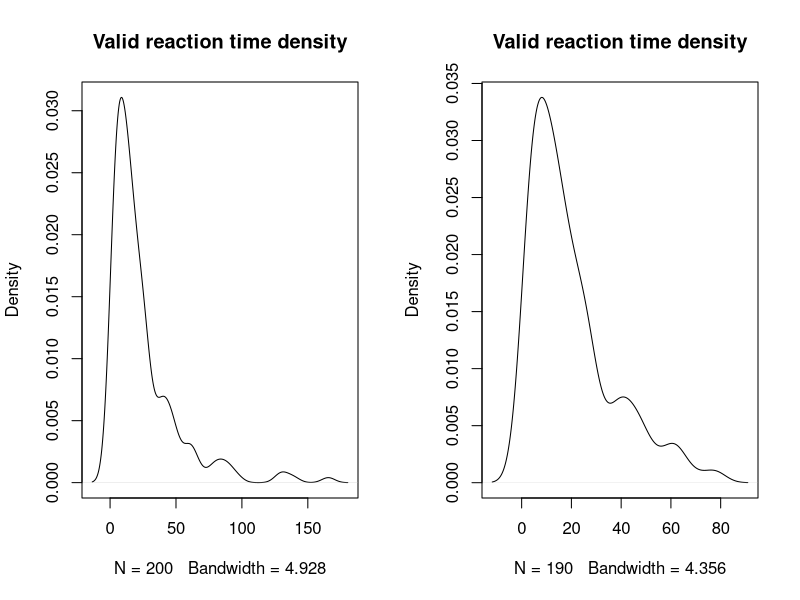
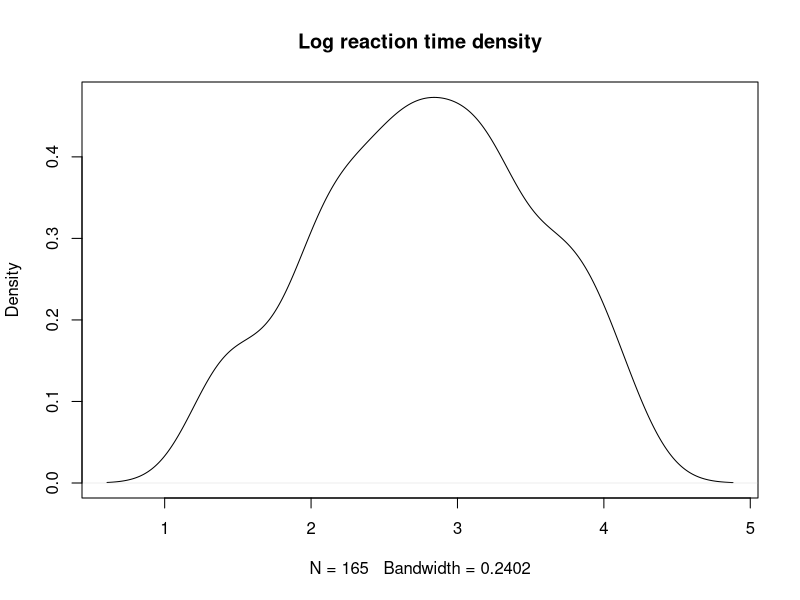
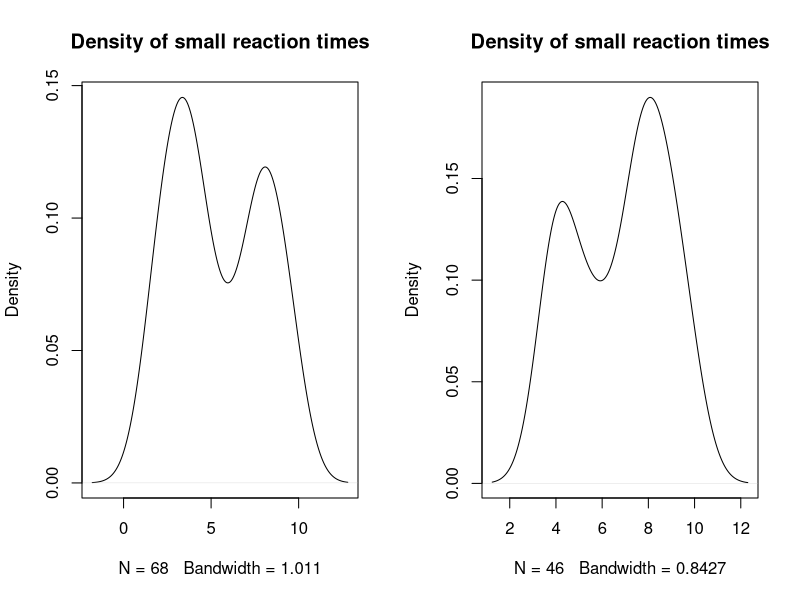
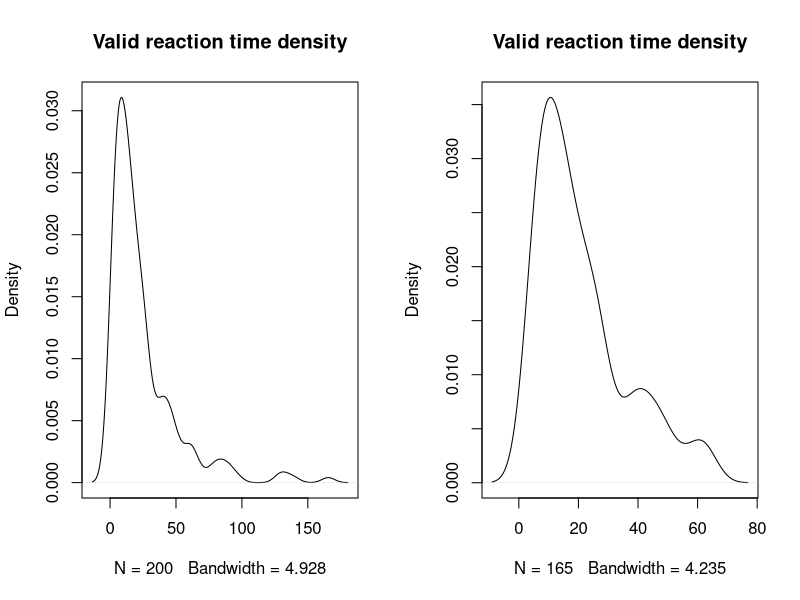

Here is the R script that generated these plots, in order:
## ---- chunk 1
library(tidyverse)

# RT Filtering function
Filter_FUN <- function(DB, Column, Low_PCT = 0.05, High_PCT = 0.95) {
  
  args = as.list(match.call())
  
  # Creamos Column_LOG
  DB = DB %>% mutate(Column_LOG = log(eval(args$Column, DB)))
  lowcut = quantile(DB$Column_LOG, Low_PCT, na.rm = T)
  highcut = quantile(DB$Column_LOG, High_PCT, na.rm = T)
  
  # Returns DB_Filtered
  DB_Filtered <<- subset(DB, DB$Column_LOG > lowcut & DB$Column_LOG < highcut) 
  
  # return(DB_Filtered)
  cat("**** Datos filtrados a partir de la columna", args$Column, ": ", nrow(DB) - nrow(DB_Filtered), "/", nrow(DB), "filas eliminadas ***")
  
}
## ---- chunk 2

dataset = read_csv("Data/Pre-processing/RT_Filtering_data_file.csv")
dataset

Filter_FUN(dataset, Time)
DB_Filtered
## ---- chunk 3

dataset = read.csv("Data/Pre-processing/RT_Filtering_data_file.csv")
head(dataset)

## ---- chunk 4
#SD criteria
SD_filter = 2.5

dataset_filtered = dataset %>% 
  filter(Time < (median(Time) + SD_filter * sd(Time)) & Time > (median(Time) - SD_filter * sd(Time)))

# dataset_filtered = dataset[dataset$Time < (median(dataset$Time) + SD_filter * sd(dataset$Time) )  & dataset$Time > (median(dataset$Time) - SD_filter * sd(dataset$Time) ), ]
## ---- chunk 5
summary(dataset$Time)
summary(dataset_filtered$Time)

par(mfrow=c(1,2))
    #
    plot(density(dataset$Time), main="Valid reaction time density")
    plot(density(dataset_filtered$Time), main="Valid reaction time density")
    
par(mfrow=c(1,1))
## ---- chunk 6
#Import to variable "dataset"
dataset = read.csv("Data/Pre-processing/RT_Filtering_data_file.csv")
head(dataset)
## ---- chunk 7
#Gamma
glm1 = (glm(Time~Formato, data = dataset, family=Gamma))
summary(glm1)

#Gausian
glm2 = (glm(Time~Formato, data = dataset))
summary(glm2)

## ---- chunk 8
#Import to variable "dataset"
dataset = read.csv("Data/Pre-processing/RT_Filtering_data_file.csv")
head(dataset)
## ---- chunk 9

#SET low and high PERCENTILES
    lowcutquant = 0.05
    highcutquant = 0.95
    
    # Add log-rt
    # dataset_filtered = data_long_RAW
    dataset$logrt <- log(dataset$Time)
    
    # Take correct answers
        # WE USE CORRECT ANSWERS TO SET TIME LIMITS!!!
        # BETTER USE dataset?
    corr = subset(dataset, dataset$Accuracy == 1)
    lowcut = quantile(corr$logrt, lowcutquant)
    highcut = quantile(corr$logrt, highcutquant)
    dataset_filtered <- subset(dataset, dataset$logrt > lowcut & dataset$logrt < highcut)
## ---- chunk 10
plot(density(dataset_filtered$logrt), main = "Log reaction time density")
    
par(mfrow = c(1,2))

    #
    plot(density(dataset$Time[dataset$Time < 10]), main = "Density of small reaction times")
    plot(density(dataset_filtered$Time[dataset_filtered$Time < 10]), main = "Density of small reaction times")

    #
    plot(density(dataset$Time), main = "Valid reaction time density")
    plot(density(dataset_filtered$Time), main = "Valid reaction time density")
    
par(mfrow = c(1,1))

    #
    summary(dataset$Time)
    summary(dataset_filtered$Time)

